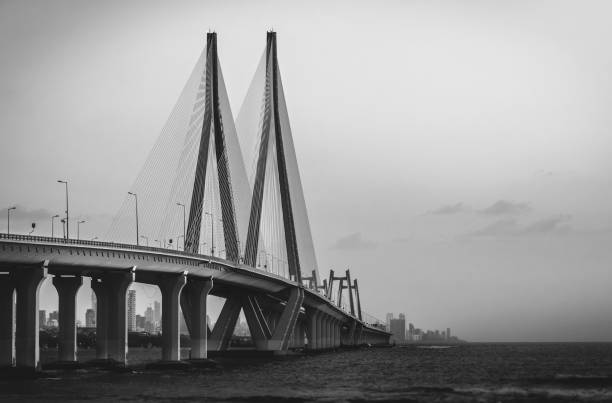
#> input picture link.png, 612 x 403 px
$ jupyter execute IPCV1_Lab-5.ipynb
#> lines starting #> are read from the running program, lines starting #| are printed output that depends on the picture
[cell 1]
import cv2
import numpy as np
import matplotlib.pyplot as plt

[cell 2]
def filter(img,filter):
    new_img=np.zeros(img.shape)
    for i in range (1,img.shape[0]-1):
        for j in range (1,img.shape[1]-1):
            new_img[i][j]=img[i-1][j-1]*filter[0][0]+img[i-1][j]*filter[0][1]+img[i-1][j+1]*filter[0][2]+img[i][j-1]*filter[1][0]+img[i][j]*filter[1][1]+img[i][j+1]*filter[1][2]+img[i+1][j-1]*filter[2][0]+img[i+1][j]*filter[2][1]+img[i+1][j+1]*filter[2][2]
            #new_img=new_img.astype(np.uint8)
    return new_img

[cell 3]
beach=cv2.imread('link.png',0)
#> beach is the input picture: shape (403, 612); min 0, max 244, mean 152.7
plt.imshow(beach,cmap='gray')

[cell 4]
hpf=np.array([[-1,-1,-1],[-1,8,-1],[-1,-1,-1]])
A=1
hbf=np.array([[-1,-1,-1],[-1,A+8,-1],[-1,-1,-1]])

[cell 5]
new_img1=filter(beach,hpf)
#> after the loop in filter, `for i in range (1,img.shape[0]-1):`:
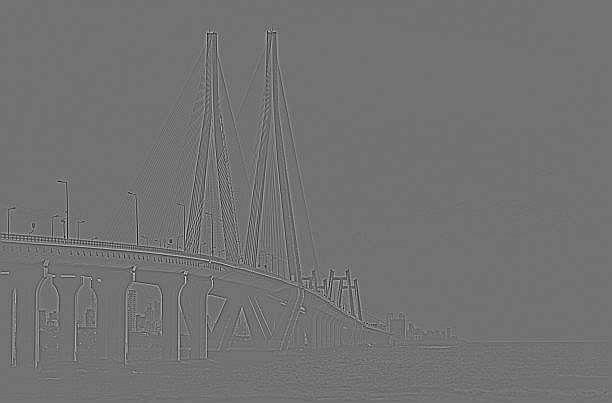
#> new_img: shape (403, 612) float64; min -747, max 919, mean 0; drawn with min black and max white
cv2.imshow('hpf',new_img1)
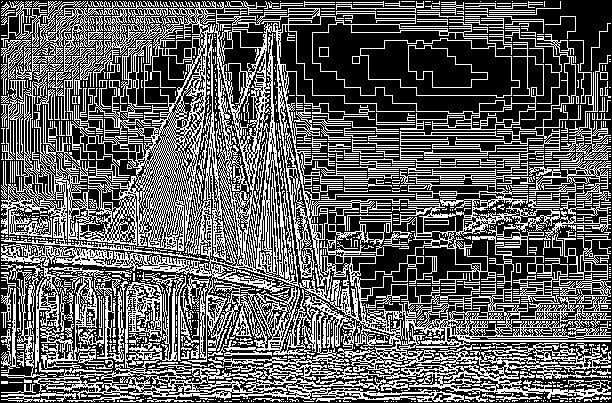
#> window 'hpf': shape (403, 612); 37.4% white in thin lines or dots
cv2.waitKey(0)
cv2.destroyAllWindows()
plt.imshow(new_img1,cmap='gray')

[cell 6]
new_img2=filter(beach,hbf)
